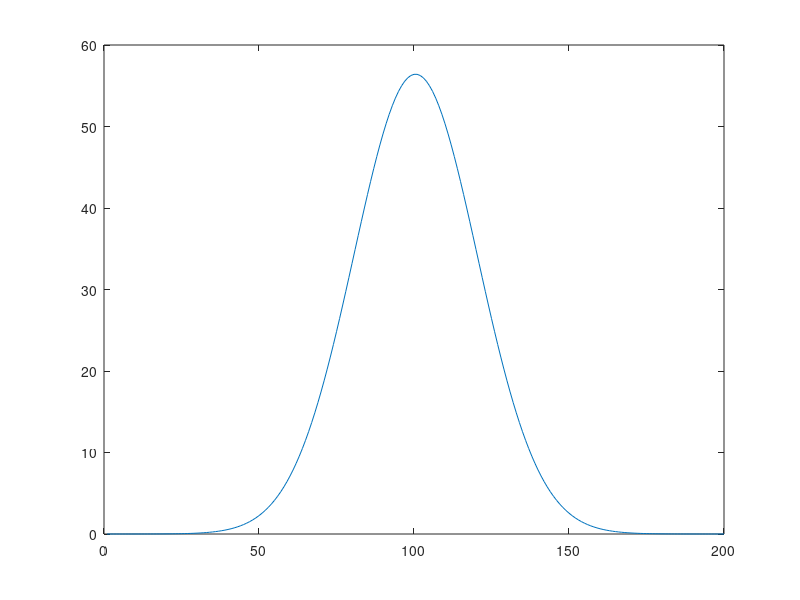
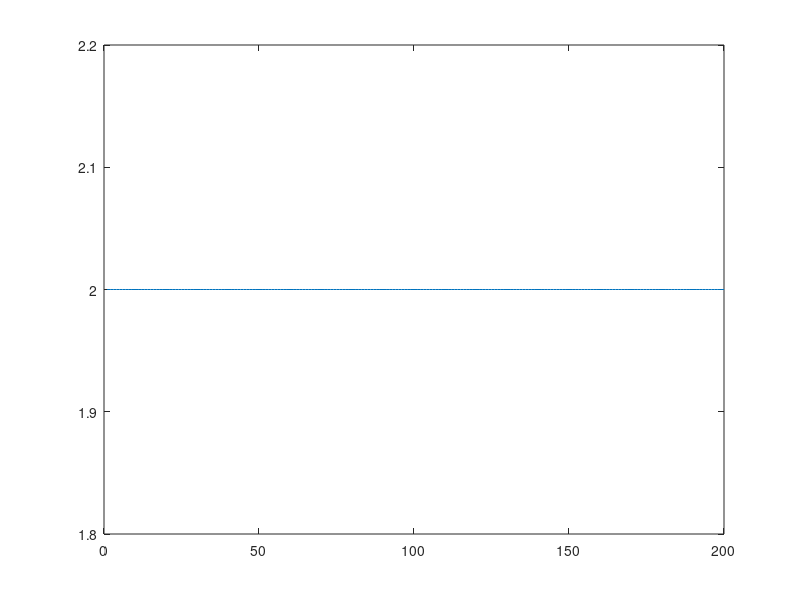

These charts were generated, in order, by the following MATLAB code: (Note: this script raises an error after producing the figures.)
clc; clear all; close all
% nonlinear PDE with alpha = 1
L = 1000; % Spatial length
t_start = 0.0; t_end = 10;
rho_start = 0; rho_end = L; % 1200 for discrete time
Time = 1; % Time length
a = 0; c = 2; % boundary conditions
n = 199; % spaces in spatial length (grid points = n + 1)
m = 1000; % time points 

% t = linspace(t_start,t_end ,m);
t = linspace(t_start,t_end - t_end/m ,m);
rho = linspace(rho_start,rho_end,n+1)'; %TODO check how you define the grid spacing
drho = rho(2) - rho(1);
dt = t(2) - t(1); Fs = 1/dt;
T0 = zeros(n+1,1) + c;
T0(end) = c;
% T0 = bvp_test';
% T0 = T0(:,1);
T = zeros(n+1,m);

s = 2/3 * dt / (drho)^3
%%
% figure(1)
% plot(T0)

% Input
sigma = 100; mu = L/2; K = 10000;
Pdep = K * 1/(sigma*sqrt(pi))*exp(-(1/2)*(rho-mu).^2/sigma.^2);
figure(1)
plot(Pdep)

u = 1*(sin(2*pi*7*t) + sin(2*pi*9*t) + 3);

% Initialize Tmperature elements
% T0 = T0 + Pdep*u(1) ;
figure(2)
% T0 = T0 + Pdep;
plot(T0)
Told = T0;
T(:,1) = T0;

for j = 2:m % loop thorugh time steps
    T(:,j) = Newton_alg(Told,a,c,drho,dt,Pdep,u(j));
    T(:,j) = T(:,j) ; % Should introduce in Newton?
    Told = T(:,j);
end

figure(3);
h = surf(t,rho,T)
set(h,'LineStyle','none')
xlabel('t ')
ylabel('\rho')
zlabel('T(x,t)')

%%               
S = T((n+1)/2,:);
Y = fft(S)/length(S);
P2 = abs(Y);
P1 = P2(1:m/2+1);
P1(2:end-1) = 2*P1(2:end-1);

f = Fs*(0:(m/2))/m;
figure(4)

stem(f,P1) ;
set(gca,'YScale','log'); 
title('Single-Sided Amplitude Spectrum of T(t)')
xlabel('f (Hz)')
ylabel('|T(f)|')

figure(5)
plot(T((n+1)/2,:))
%%
% figure(5)
% t = linspace(0,10,10)
% T = 1;
% Fs = 1/T;
% x = sin(2*pi*t/T) + 1;
% X = fft(x) / length(x);
% X = abs(X);
% stem(X)
